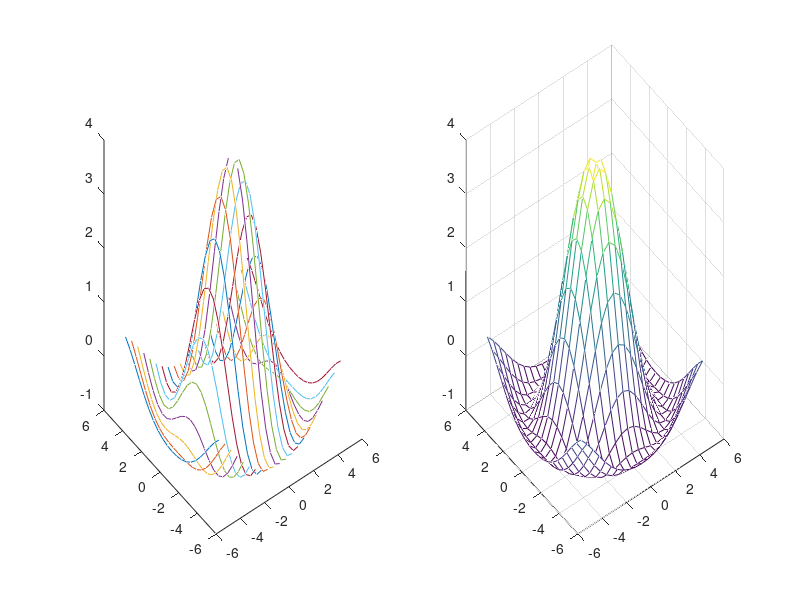

Here is the MATLAB script that generated this plot:
[X,Y]=meshgrid(-5:.5:5);
a=4;
Z=(a.*sin(sqrt(X.^2+Y.^2)))./(sqrt(X.^2+Y.^2));
subplot(1,2,1)
plot3(X,Y,Z);
subplot(1,2,2)
mesh(X,Y,Z);
